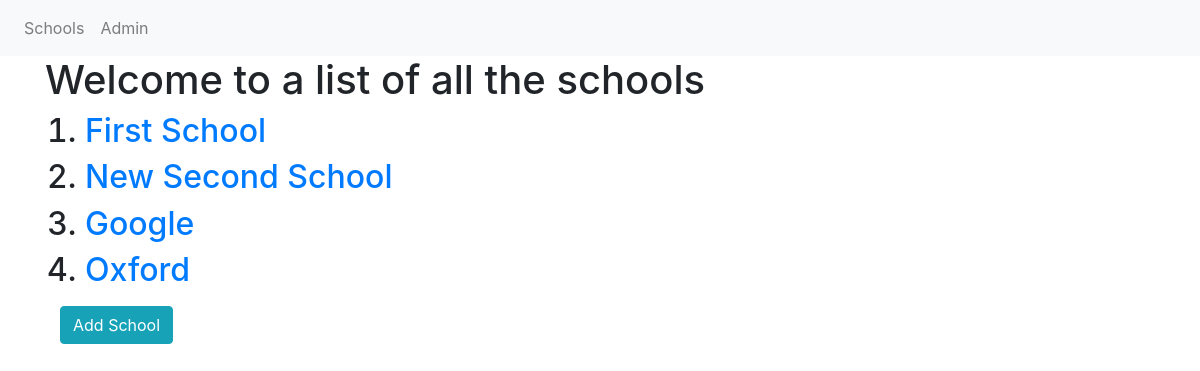
The app's page /basic_app/, older data.
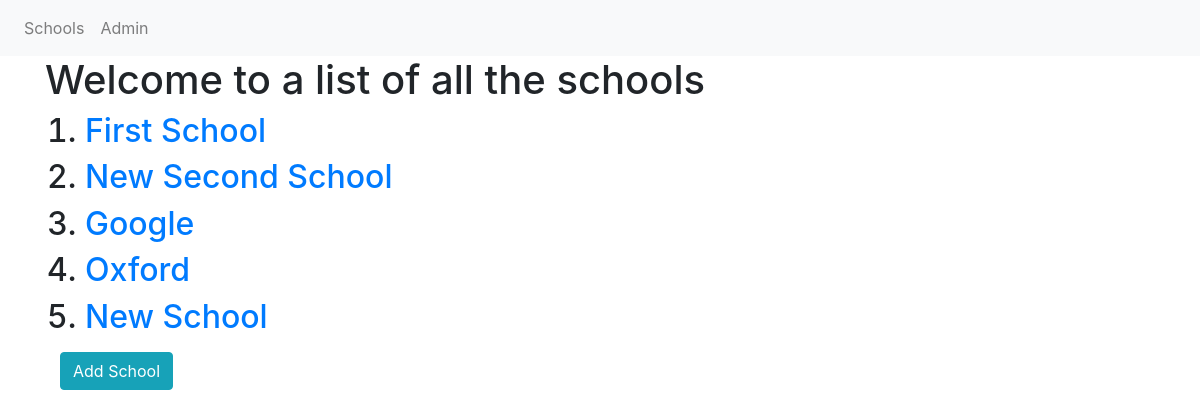
The same page, newer data.
### basic_app/models.py (models this page shows, shortened)
class School(models.Model):
    name = models.CharField(max_length=256)
    principal = models.CharField(max_length=256)
    location = models.CharField(max_length=256)

### basic_app/views.py (the view)
# urls.py: path('',views.SchoolListView.as_view(),name='list'),
class SchoolListView(ListView):
    context_object_name = 'schools'
    model = models.School

### basic_app/templates/basic_app/school_list.html
{% extends "basic_app/basic_app_base.html" %}
{% block body_block %}
<h1>Welcome to a list of all the schools</h1>
  <ol>
    {% for school in schools %}
    <h2><li><a href="{{school.id}}">{{school.name}}</a></li></h2>
    {% endfor %}
  </ol>
  <div class="container">
    <p><a href="{% url 'basic_app:create' %}" class="btn btn-info">Add School</a></p>
  </div>
{% endblock %}

Row changes from the older to the newer data that the page shows:
added School: name "New School"
